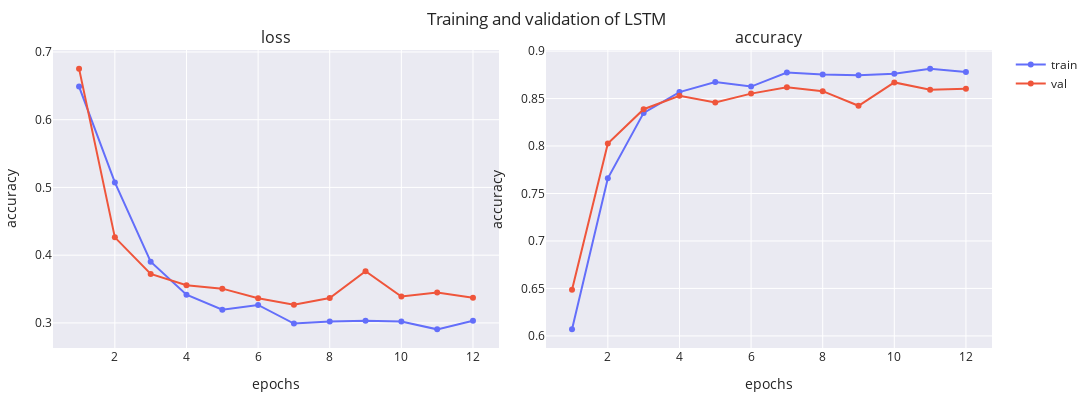

Notebook cell for this chart:
### Markdown cell above
The [simple RNN cell](https://keras.io/api/layers/recurrent_layers/simple_rnn/) reaches 85.28% of test accuracy and is able to learn uppon the 95% of train data. In the next cells we test two different recurrent cells from the simple RNN: the [LSTM](https://keras.io/api/layers/recurrent_layers/lstm/) ([Hochreiter et al., 1997](https://www.bioinf.jku.at/publications/older/2604.pdf)) and the [GRU](https://keras.io/api/layers/recurrent_layers/gru/) ([Chung et al., 2014](https://arxiv.org/abs/1412.3555)). Both cells claimed to improve the performance of the simple RNN with a better inner representation of the temporal data flow by the introduction of different gates modeled with different learnable weights.

### Code cell
lstm_model = AmazonReviewsModel(MAX_FEATURES, 64, LSTM, name='LSTM')
_, fig = lstm_model.train(dataset, f'{MODEL_PATH}/LSTM.weights.h5', **train_default)
print(lstm_model.evaluate(dataset.X_test, dataset.y_test))
fig

### Figure 1 — Plotly figure (JSON) as saved in the notebook; plotly's stock layout.template omitted (floating-point values rounded to 4 significant figures)
{"data": [{"line": {"color": "#636EFA"}, "marker": {"color": "#636EFA"}, "mode": "lines+markers", "name": "train", "showlegend": true, "type": "scatter", "x": [1, 2, 3, 4, 5, 6, 7, 8, 9, 10, 11, 12], "xaxis": "x", "y": [0.6489, 0.5073, 0.3903, 0.3417, 0.3194, 0.3265, 0.299, 0.302, 0.3031, 0.3022, 0.2905, 0.303], "yaxis": "y"}, {"line": {"color": "#EF553B"}, "marker": {"color": "#EF553B"}, "mode": "lines+markers", "name": "val", "showlegend": true, "type": "scatter", "x": [1, 2, 3, 4, 5, 6, 7, 8, 9, 10, 11, 12], "xaxis": "x", "y": [0.6754, 0.4263, 0.3723, 0.3555, 0.3506, 0.3365, 0.3268, 0.3367, 0.3762, 0.3389, 0.3447, 0.3372], "yaxis": "y"}, {"line": {"color": "#636EFA"}, "marker": {"color": "#636EFA"}, "mode": "lines+markers", "name": "train", "showlegend": false, "type": "scatter", "x": [1, 2, 3, 4, 5, 6, 7, 8, 9, 10, 11, 12], "xaxis": "x2", "y": [0.6069, 0.766, 0.8349, 0.8568, 0.8674, 0.8626, 0.8774, 0.8753, 0.8747, 0.876, 0.8815, 0.8778], "yaxis": "y2"}, {"line": {"color": "#EF553B"}, "marker": {"color": "#EF553B"}, "mode": "lines+markers", "name": "val", "showlegend": false, "type": "scatter", "x": [1, 2, 3, 4, 5, 6, 7, 8, 9, 10, 11, 12], "xaxis": "x2", "y": [0.6486, 0.8026, 0.8388, 0.853, 0.8458, 0.8552, 0.862, 0.8578, 0.8424, 0.867, 0.8592, 0.8602], "yaxis": "y2"}], "layout": {"annotations": [{"font": {"size": 16}, "showarrow": false, "text": "loss", "x": 0.2375, "xanchor": "center", "xref": "paper", "y": 1, "yanchor": "bottom", "yref": "paper"}, {"font": {"size": 16}, "showarrow": false, "text": "accuracy", "x": 0.7625, "xanchor": "center", "xref": "paper", "y": 1, "yanchor": "bottom", "yref": "paper"}], "height": 400, "margin": {"b": 10, "l": 10, "r": 10, "t": 50}, "title": {"text": "Training and validation of LSTM"}, "width": 1200, "xaxis": {"anchor": "y", "domain": [0, 0.475], "title": {"text": "epochs"}}, "xaxis2": {"anchor": "y2", "domain": [0.525, 1], "title": {"text": "epochs"}}, "yaxis": {"anchor": "x", "domain": [0, 1], "title": {"text": "accuracy"}}, "yaxis2": {"anchor": "x2", "domain": [0, 1], "title": {"text": "accuracy"}}}}
